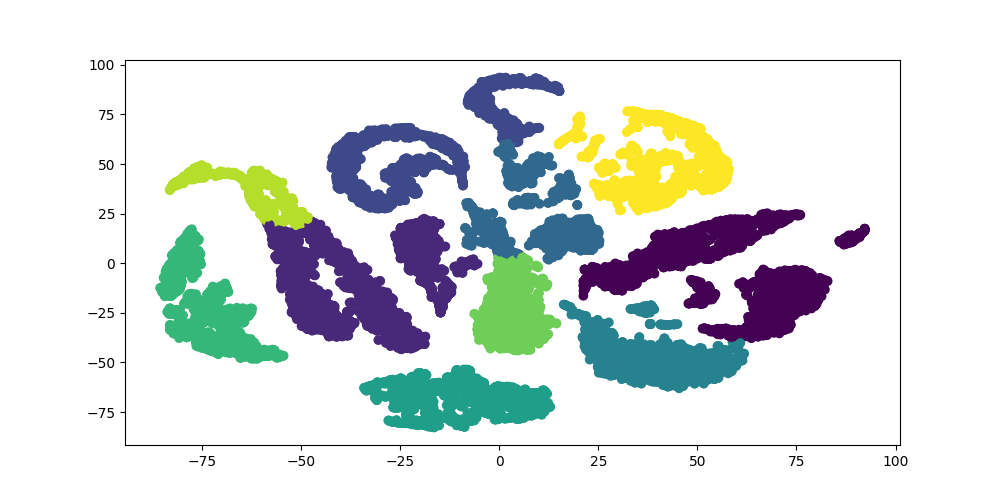

This chart was generated by the following Python code:
from sklearn.cluster import Birch
import numpy as np
import scipy
import sklearn.decomposition
from sklearn.manifold import TSNE
import os
import matplotlib
matplotlib.use('Agg')
import matplotlib.pyplot as plt
import itertools
import random

RANDOM_STATE = 2018

print('loading')

dat = np.load('../data2/data2.npz')
y = dat['Y_train']

print('birch')

dat = np.load('tsne.npz')
x_tsne = dat['x']

birch = Birch(n_clusters=10, threshold=0.4, branching_factor=50)
birch.fit(x_tsne)

labels = birch.labels_
true_labels = y.astype(int) - 1

dist = np.zeros((10, 10))
perm = list(range(10))
for i in range(10):
    x_i = x_tsne[y == i + 1, :]
    temp = birch.predict(x_i)
    perm[i] = scipy.stats.mode(temp, axis=None)[0][0]


accuracy = float(np.sum([perm[j] for j in true_labels] == labels)) / float(np.sum(labels == labels))

print(accuracy)

plt.figure(figsize=(10, 5))
plt.scatter(x_tsne[:, 0], x_tsne[:, 1], c = labels)
plt.savefig('birch.png')